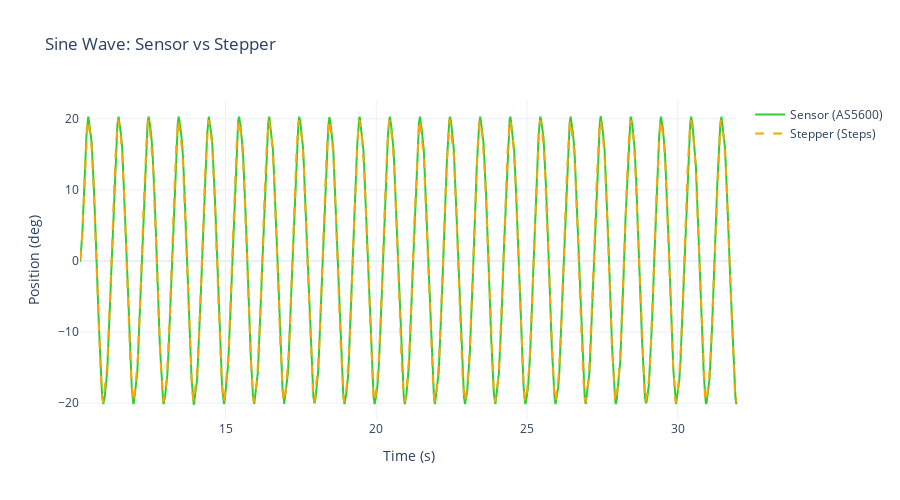

Notebook cell for this chart:
### Markdown cell above
## Sensor vs Stepper Comparison

### Code cell
# Compare sensor vs stepper (ignore target in open-loop)
fig1 = go.Figure()

fig1.add_trace(go.Scatter(
    x=df['time_s'], y=df['sensor_deg'],
    name='Sensor (AS5600)', mode='lines',
    line=dict(color='rgb(50, 205, 50)', width=2)
))

fig1.add_trace(go.Scatter(
    x=df['time_s'], y=df['stepper_deg'],
    name='Stepper (Steps)', mode='lines',
    line=dict(color='rgb(255, 165, 0)', width=2, dash='dash')
))

fig1.update_layout(
    title='Sine Wave: Sensor vs Stepper',
    xaxis_title='Time (s)',
    yaxis_title='Position (deg)',
    height=500,
    hovermode='x unified',
    template='plotly_white'
)

fig1.show()

### Figure 1 — Plotly figure (JSON) as saved in the notebook; plotly's stock layout.template omitted (floating-point values rounded to 4 significant figures; data arrays with more than 128 entries replaced by an {"elided": "..."} marker saying what was removed)
{"data": [{"line": {"color": "rgb(50, 205, 50)", "width": 2}, "mode": "lines", "name": "Sensor (AS5600)", "type": "scatter", "x": {"elided": "4355 float values"}, "y": {"elided": "4355 float values"}}, {"line": {"color": "rgb(255, 165, 0)", "dash": "dash", "width": 2}, "mode": "lines", "name": "Stepper (Steps)", "type": "scatter", "x": {"elided": "4355 float values"}, "y": {"elided": "4355 float values"}}], "layout": {"height": 500, "hovermode": "x unified", "title": {"text": "Sine Wave: Sensor vs Stepper"}, "xaxis": {"title": {"text": "Time (s)"}}, "yaxis": {"title": {"text": "Position (deg)"}}}}
